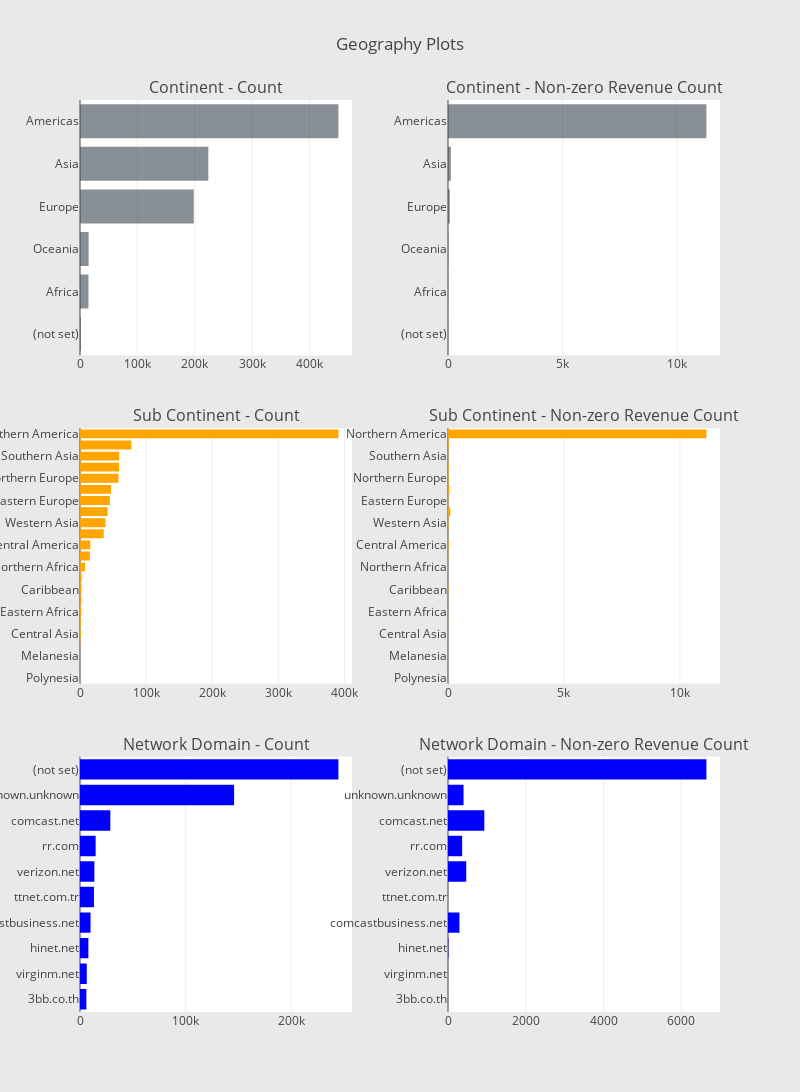

The notebook cell saved with this chart:
### Markdown cell above
In the test set, we have dates from 2 Aug, 2017 to 30 Apr, 2018. So there are no common dates between train and test set. So it might be a good idea to do time based validation for this dataset.

**Geographic Information:**

### Code cell
# Continent
cnt_srs = train_df.groupby('geoNetwork.continent')['totals.transactionRevenue'].agg(['size', 'count'])
cnt_srs.columns = ["count", "count of non-zero revenue"]
cnt_srs = cnt_srs.sort_values(by="count", ascending=False)
trace1 = horizontal_bar_chart(cnt_srs["count"].head(10), 'rgba(58, 71, 80, 0.6)')
trace2 = horizontal_bar_chart(cnt_srs["count of non-zero revenue"].head(10), 'rgba(58, 71, 80, 0.6)')

# Sub-continent
cnt_srs = train_df.groupby('geoNetwork.subContinent')['totals.transactionRevenue'].agg(['size', 'count'])
cnt_srs.columns = ["count", "count of non-zero revenue"]
cnt_srs = cnt_srs.sort_values(by="count", ascending=False)
trace3 = horizontal_bar_chart(cnt_srs["count"], 'orange')
trace4 = horizontal_bar_chart(cnt_srs["count of non-zero revenue"], 'orange')

# Network domain
cnt_srs = train_df.groupby('geoNetwork.networkDomain')['totals.transactionRevenue'].agg(['size', 'count'])
cnt_srs.columns = ["count", "count of non-zero revenue"]
cnt_srs = cnt_srs.sort_values(by="count", ascending=False)
trace5 = horizontal_bar_chart(cnt_srs["count"].head(10), 'blue')
trace6 = horizontal_bar_chart(cnt_srs["count of non-zero revenue"].head(10), 'blue')

# Creating two subplots
fig = tools.make_subplots(rows=3, cols=2, vertical_spacing=0.08, horizontal_spacing=0.15, 
                          subplot_titles=["Continent - Count", "Continent - Non-zero Revenue Count",
                                          "Sub Continent - Count",  "Sub Continent - Non-zero Revenue Count",
                                          "Network Domain - Count", "Network Domain - Non-zero Revenue Count"])

fig.append_trace(trace1, 1, 1)
fig.append_trace(trace2, 1, 2)
fig.append_trace(trace3, 2, 1)
fig.append_trace(trace4, 2, 2)
fig.append_trace(trace5, 3, 1)
fig.append_trace(trace6, 3, 2)

fig['layout'].update(height=1200, width=800, paper_bgcolor='rgb(233,233,233)', title="Geography Plots")
py.iplot(fig, filename='geo-plots')

### Figure 1 — Plotly figure (JSON) as saved in the notebook; plotly's stock layout.template omitted (floating-point values rounded to 4 significant figures)
{"data": [{"marker": {"color": "rgba(58, 71, 80, 0.6)"}, "orientation": "h", "showlegend": false, "type": "bar", "uid": "b8201b88-bab1-11e8-a729-784f438300a6", "x": [1468, 14745, 15054, 198311, 223698, 450377], "xaxis": "x", "y": ["(not set)", "Africa", "Oceania", "Europe", "Asia", "Americas"], "yaxis": "y"}, {"marker": {"color": "rgba(58, 71, 80, 0.6)"}, "orientation": "h", "showlegend": false, "type": "bar", "uid": "b820bc28-bab1-11e8-b3b2-784f438300a6", "x": [6, 8, 14, 79, 125, 11283], "xaxis": "x2", "y": ["(not set)", "Africa", "Oceania", "Europe", "Asia", "Americas"], "yaxis": "y2"}, {"marker": {"color": "orange"}, "orientation": "h", "showlegend": false, "type": "bar", "uid": "b8214b34-bab1-11e8-8716-784f438300a6", "x": [25, 55, 81, 393, 1215, 1468, 1927, 2169, 2406, 2573, 7683, 14893, 15583, 35780, 38443, 41731, 45249, 46919, 58168, 59114, 59321, 77800, 390657], "xaxis": "x3", "y": ["Polynesia", "Micronesian Region", "Melanesia", "Middle Africa", "Central Asia", "(not set)", "Eastern Africa", "Southern Africa", "Caribbean", "Western Africa", "Northern Africa", "Australasia", "Central America", "Southern Europe", "Western Asia", "South America", "Eastern Europe", "Eastern Asia", "Northern Europe", "Western Europe", "Southern Asia", "Southeast Asia", "Northern America"], "yaxis": "y3"}, {"marker": {"color": "orange"}, "orientation": "h", "showlegend": false, "type": "bar", "uid": "b821ca78-bab1-11e8-a6fa-784f438300a6", "x": [0, 0, 0, 0, 2, 6, 3, 2, 16, 2, 1, 14, 26, 8, 21, 98, 14, 59, 27, 30, 11, 32, 11143], "xaxis": "x4", "y": ["Polynesia", "Micronesian Region", "Melanesia", "Middle Africa", "Central Asia", "(not set)", "Eastern Africa", "Southern Africa", "Caribbean", "Western Africa", "Northern Africa", "Australasia", "Central America", "Southern Europe", "Western Asia", "South America", "Eastern Europe", "Eastern Asia", "Northern Europe", "Western Europe", "Southern Asia", "Southeast Asia", "Northern America"], "yaxis": "y4"}, {"marker": {"color": "blue"}, "orientation": "h", "showlegend": false, "type": "bar", "uid": "b822444c-bab1-11e8-87d4-784f438300a6", "x": [6046, 6414, 7919, 9985, 13228, 13637, 14827, 28743, 146034, 244881], "xaxis": "x5", "y": ["3bb.co.th", "virginm.net", "hinet.net", "comcastbusiness.net", "ttnet.com.tr", "verizon.net", "rr.com", "comcast.net", "unknown.unknown", "(not set)"], "yaxis": "y5"}, {"marker": {"color": "blue"}, "orientation": "h", "showlegend": false, "type": "bar", "uid": "b822d026-bab1-11e8-9814-784f438300a6", "x": [1, 1, 11, 294, 1, 469, 364, 934, 400, 6645], "xaxis": "x6", "y": ["3bb.co.th", "virginm.net", "hinet.net", "comcastbusiness.net", "ttnet.com.tr", "verizon.net", "rr.com", "comcast.net", "unknown.unknown", "(not set)"], "yaxis": "y6"}], "layout": {"annotations": [{"font": {"size": 16}, "showarrow": false, "text": "Continent - Count", "x": 0.2125, "xanchor": "center", "xref": "paper", "y": 1, "yanchor": "bottom", "yref": "paper"}, {"font": {"size": 16}, "showarrow": false, "text": "Continent - Non-zero Revenue Count", "x": 0.7875, "xanchor": "center", "xref": "paper", "y": 1, "yanchor": "bottom", "yref": "paper"}, {"font": {"size": 16}, "showarrow": false, "text": "Sub Continent - Count", "x": 0.2125, "xanchor": "center", "xref": "paper", "y": 0.64, "yanchor": "bottom", "yref": "paper"}, {"font": {"size": 16}, "showarrow": false, "text": "Sub Continent - Non-zero Revenue Count", "x": 0.7875, "xanchor": "center", "xref": "paper", "y": 0.64, "yanchor": "bottom", "yref": "paper"}, {"font": {"size": 16}, "showarrow": false, "text": "Network Domain - Count", "x": 0.2125, "xanchor": "center", "xref": "paper", "y": 0.28, "yanchor": "bottom", "yref": "paper"}, {"font": {"size": 16}, "showarrow": false, "text": "Network Domain - Non-zero Revenue Count", "x": 0.7875, "xanchor": "center", "xref": "paper", "y": 0.28, "yanchor": "bottom", "yref": "paper"}], "height": 1200, "paper_bgcolor": "rgb(233,233,233)", "title": "Geography Plots", "width": 800, "xaxis": {"anchor": "y", "domain": [0, 0.425]}, "xaxis2": {"anchor": "y2", "domain": [0.575, 1]}, "xaxis3": {"anchor": "y3", "domain": [0, 0.425]}, "xaxis4": {"anchor": "y4", "domain": [0.575, 1]}, "xaxis5": {"anchor": "y5", "domain": [0, 0.425]}, "xaxis6": {"anchor": "y6", "domain": [0.575, 1]}, "yaxis": {"anchor": "x", "domain": [0.72, 1]}, "yaxis2": {"anchor": "x2", "domain": [0.72, 1]}, "yaxis3": {"anchor": "x3", "domain": [0.36, 0.64]}, "yaxis4": {"anchor": "x4", "domain": [0.36, 0.64]}, "yaxis5": {"anchor": "x5", "domain": [0, 0.28]}, "yaxis6": {"anchor": "x6", "domain": [0, 0.28]}}}
